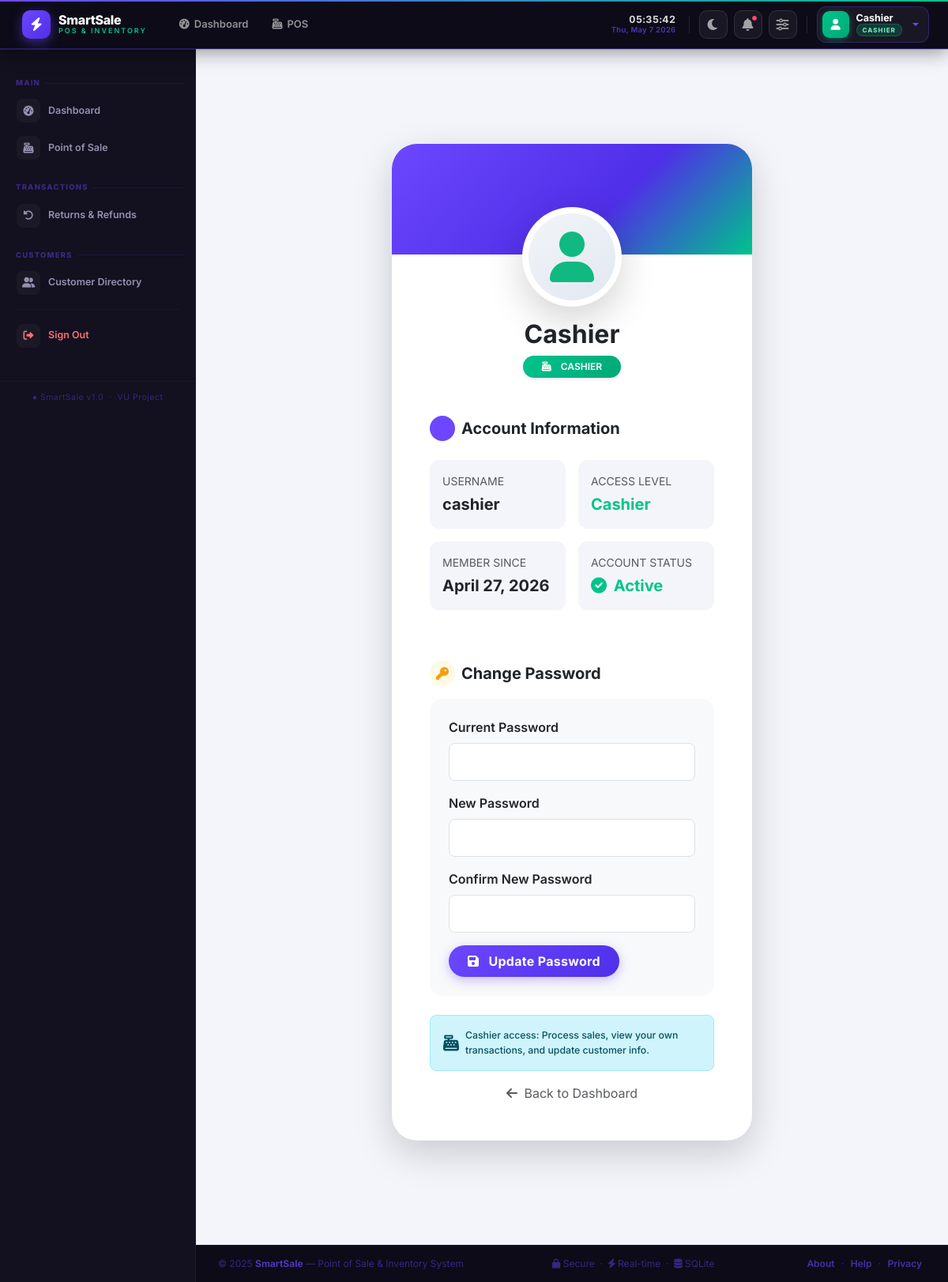
/profile (signed in), run on the app's committed database.
### models.py (models this page shows, shortened)
class User(UserMixin, db.Model):
    __tablename__ = 'users'
    id = db.Column(db.Integer, primary_key=True)
    username = db.Column(db.String(80), unique=True, nullable=False)
    email = db.Column(db.String(120), unique=True, nullable=True)
    password_hash = db.Column(db.String(200), nullable=False)
    role = db.Column(db.String(20), nullable=False, default='cashier')
    is_active = db.Column(db.Boolean, default=True)
    created_at = db.Column(db.DateTime, default=datetime.utcnow)
    reset_token = db.Column(db.String(100), nullable=True)
    reset_token_expiry = db.Column(db.DateTime, nullable=True)
    transactions = db.relationship('Transaction', back_populates='cashier', lazy=True)

### app.py (the view)
@app.route('/profile')
@login_required
def profile():
    return render_template('profile.html', user=current_user)

### templates/profile.html (shortened to what this page needs)
﻿{% extends "base.html" %}
{% block head %}
<link rel="stylesheet" href="{{ url_for('static', filename='css/profile.css') }}">
{% endblock %}
{% block content %}
<div class="profile-wrap">
<div class="container py-4 py-md-5">
    <div class="row justify-content-center">
        <div class="col-lg-8 col-md-10">
            <div class="card border-0 shadow-lg overflow-hidden" style="border-radius: 32px;">
                <div class="position-relative" style="height: 140px; background: linear-gradient(135deg, #6c47ff 0%, #4f2fe8 60%, #00c48c 100%);"></div>
                <div class="position-relative text-center mt-5" style="margin-top: -60px !important;">
                    <div class="d-inline-block bg-white rounded-circle p-2 shadow-lg">
                        <div class="rounded-circle d-flex align-items-center justify-content-center mx-auto" style="width: 110px; height: 110px; background: linear-gradient(145deg, #f1f5f9, #e2e8f0);">
                            {% if current_user.role == 'admin' %}
                                <i class="fas fa-user-shield fa-4x" style="color: #6c47ff;"></i>
                            {% elif current_user.role == 'manager' %}
                                <i class="fas fa-user-tie fa-4x" style="color: #f59e0b;"></i>
                            {% else %}
                                <i class="fas fa-user fa-4x" style="color: #10b981;"></i>
                            {% endif %}
                        </div>
                    </div>
                </div>
                <div class="text-center mt-3 px-4">
                    <h2 class="fw-bold mb-1">{{ current_user.username|capitalize }}</h2>
                    <span class="badge rounded-pill px-4 py-2 mt-1 d-inline-flex align-items-center gap-2 shadow-sm
                        {% if current_user.role == 'admin' %} bg-danger
                        {% elif current_user.role == 'manager' %} bg-warning text-dark
                        {% else %} bg-success {% endif %}"
                        style="font-size: 12px; font-weight: 600;">
                        <i class="fas
                            {% if current_user.role == 'admin' %} fa-shield-alt
                            {% elif current_user.role == 'manager' %} fa-chart-line
                            {% else %} fa-cash-register {% endif %} me-1"></i>
                        {{ current_user.role|upper }}
                    </span>
                </div>
                <div class="card-body p-4 p-md-5">
                    <div class="d-flex align-items-center mb-4">
                        <div class="bg-primary bg-opacity-10 rounded-circle p-2 me-2">
                            <i class="fas fa-info-circle text-primary"></i>
                        </div>
                        <h5 class="fw-bold mb-0">Account Information</h5>
                    </div>
                    <div class="row g-3">
                        <div class="col-md-6">
                            <div class="bg-light rounded-3 p-3">
                                <div class="text-muted small text-uppercase mb-1">Username</div>
                                <div class="fw-bold fs-5">{{ current_user.username }}</div>
                            </div>
                        </div>
                        <div class="col-md-6">
                            <div class="bg-light rounded-3 p-3">
                                <div class="text-muted small text-uppercase mb-1">Access Level</div>
                                <div class="fw-bold fs-5
                                    {% if current_user.role == 'admin' %} text-danger
                                    {% elif current_user.role == 'manager' %} text-warning
                                    {% else %} text-success {% endif %}">
                                    {{ current_user.role|capitalize }}
                                </div>
                            </div>
                        </div>
                        <div class="col-md-6">
                            <div class="bg-light rounded-3 p-3">
                                <div class="text-muted small text-uppercase mb-1">Member Since</div>
                                <div class="fw-bold fs-5">
                                    {{ current_user.created_at.strftime('%B %d, %Y') if current_user.created_at else 'N/A' }}
                                </div>
                            </div>
                        </div>
                        <div class="col-md-6">
                            <div class="bg-light rounded-3 p-3">
                                <div class="text-muted small text-uppercase mb-1">Account Status</div>
                                <div class="fw-bold fs-5 text-success">
                                    <i class="fas fa-check-circle me-1"></i> Active
                                </div>
                            </div>
                        </div>
                    </div>
                    <div class="mt-5 pt-3">
                        <div class="d-flex align-items-center mb-3">
                            <div class="bg-warning bg-opacity-10 rounded-circle p-2 me-2">
                                <i class="fas fa-key text-warning"></i>
                            </div>
                            <h5 class="fw-bold mb-0">Change Password</h5>
                        </div>
                        <form method="POST" action="{{ url_for('change_password') }}" id="passwordForm">
                            <div class="bg-light rounded-4 p-4">
                                <div class="mb-3">
                                    <label class="form-label fw-semibold">Current Password</label>
                                    <input type="password" name="current_password" class="form-control form-control-lg rounded-3" required>
                                </div>
                                <div class="mb-3">
                                    <label class="form-label fw-semibold">New Password</label>
                                    <input type="password" name="new_password" class="form-control form-control-lg rounded-3" required>
                                </div>
                                <div class="mb-3">
                                    <label class="form-label fw-semibold">Confirm New Password</label>
                                    <input type="password" name="confirm_password" class="form-control form-control-lg rounded-3" required>
                                </div>
                                <button type="submit" class="btn btn-primary px-4 py-2 rounded-pill fw-bold">
                                    <i class="fas fa-save me-2"></i> Update Password
                                </button>
                            </div>
                        </form>
                    </div>
                    <div class="mt-4">
                        {% if current_user.role == 'admin' %}
                        <div class="alert alert-primary rounded-3 d-flex align-items-center gap-2">
                            <i class="fas fa-shield-alt fs-5"></i>
                            <div class="small">You have full administrative access. Please keep your credentials secure.</div>
                        </div>
                        {% elif current_user.role == 'manager' %}
                        <div class="alert alert-warning rounded-3 d-flex align-items-center gap-2">
                            <i class="fas fa-chart-simple fs-5"></i>
                            <div class="small">Manager access: You can manage inventory, view reports, and handle staff.</div>
                        </div>
                        {% else %}
                        <div class="alert alert-info rounded-3 d-flex align-items-center gap-2">
                            <i class="fas fa-cash-register fs-5"></i>
                            <div class="small">Cashier access: Process sales, view your own transactions, and update customer info.</div>
                        </div>
                        {% endif %}
                    </div>
                    <div class="mt-3 text-center">
                        <a href="{{ url_for('dashboard') }}" class="text-muted text-decoration-none">
                            <i class="fas fa-arrow-left me-1"></i> Back to Dashboard
                        </a>
                    </div>
                </div>
            </div>
        </div>
    </div>
</div>
</div>
{% endblock %}

### templates/base.html (shortened to what this page needs)
<!DOCTYPE html>
<html lang="en">
<head>
    <link href="https://cdn.jsdelivr.net/npm/bootstrap@5.3.0/dist/css/bootstrap.min.css" rel="stylesheet">
    <link rel="stylesheet" href="https://cdnjs.cloudflare.com/ajax/libs/font-awesome/6.0.0/css/all.min.css">
    <link rel="stylesheet" href="https://cdn.jsdelivr.net/npm/bootstrap-icons@1.11.3/font/bootstrap-icons.min.css">
    <link rel="stylesheet" href="{{ url_for('static', filename='css/base.css') }}">
    {% block head %}{% endblock %}
</head>
<body class="{% if settings and settings.theme == 'dark' %}dark-mode{% endif %}">
{% if current_user.is_authenticated %}
<div class="sidebar" id="sidebar">
    <div class="sidebar-menu">
        <div class="menu-section">
            <div class="menu-heading">Main</div>
            <a href="{{ url_for('dashboard') }}" class="menu-item {% if request.endpoint == 'dashboard' %}active{% endif %}">
                <span class="mi-icon"><i class="fas fa-tachometer-alt"></i></span> Dashboard
            </a>
            <a href="{{ url_for('pos') }}" class="menu-item {% if request.endpoint == 'pos' %}active{% endif %}">
                <span class="mi-icon"><i class="fas fa-cash-register"></i></span> Point of Sale
            </a>
        </div>
        <div class="menu-section">
            <div class="menu-heading">Transactions</div>
            <a href="{{ url_for('returns_page') }}" class="menu-item">
                <span class="mi-icon"><i class="fas fa-rotate-left"></i></span> Returns & Refunds
            </a>
        </div>
        <div class="menu-section">
            <div class="menu-heading">Customers</div>
            <a href="{{ url_for('customers_page') }}" class="menu-item">
                <span class="mi-icon"><i class="fas fa-user-group"></i></span> Customer Directory
            </a>
        </div>
        <div class="sidebar-divider"></div>
        <div class="menu-section">
            <a href="{{ url_for('logout') }}" class="menu-item text-danger">
                <span class="mi-icon"><i class="fas fa-right-from-bracket"></i></span> Sign Out
            </a>
        </div>
    </div>
    <div class="sidebar-footer">
        &#9679; SmartSale v1.0 &nbsp;·&nbsp; VU Project
    </div>
</div>
<nav class="navbar navbar-expand-lg">
    <div class="container-fluid px-3 px-md-4">
        <a class="navbar-brand" href="{{ url_for('dashboard') }}">
            <div class="brand-icon">
                <i class="fas fa-bolt"></i>
            </div>
            <div class="brand-text-wrap">
                <div class="brand-name">SmartSale</div>
                <div class="brand-sub">POS &amp; Inventory</div>
            </div>
        </a>
        <div class="collapse navbar-collapse" id="navMenu">
            <ul class="navbar-nav me-auto mb-2 mb-lg-0 ms-2 gap-1">
                <li class="nav-item">
                    <a class="nav-link" href="{{ url_for('dashboard') }}">
                        <i class="fas fa-tachometer-alt"></i> Dashboard
                    </a>
                </li>
                <li class="nav-item">
                    <a class="nav-link" href="{{ url_for('pos') }}">
                        <i class="fas fa-cash-register"></i> POS
                    </a>
                </li>
            </ul>
            <ul class="navbar-nav align-items-center gap-2 flex-row ms-auto">
                <li class="nav-item d-none d-xl-flex align-items-center">
                    <div class="nav-clock">
                        <span class="clock-time" id="navClock">--:--:--</span>
                        <span class="clock-date" id="navDate">--- --, ----</span>
                    </div>
                </li>
                <li class="nav-item">
                    <button class="dark-toggle" id="darkToggleBtn" title="Toggle Dark Mode" onclick="toggleDarkMode()">
                        <i class="fas fa-moon" id="darkToggleIcon"></i>
                    </button>
                </li>
                <li class="nav-item dropdown">
                    <a class="notif-btn" href="#" id="notifDropdown"
                       data-bs-toggle="dropdown" data-bs-offset="0,8"
                       title="Notifications">
                        <i class="fas fa-bell"></i>
                        <span class="notif-dot" id="notifDot"></span>
                    </a>
                </li>
                <li class="nav-item d-none d-md-block">
                    <a class="nav-icon-btn" href="{{ url_for('settings') }}" title="Settings">
                        <i class="fas fa-sliders"></i>
                    </a>
                </li>
                <li class="nav-item dropdown">
                    <a class="user-trigger dropdown-toggle" href="#" id="userMenu"
                       data-bs-toggle="dropdown" data-bs-offset="0,8"
                       style="text-decoration:none;">
                        {% if current_user.role == 'admin' %}
                            <div class="user-avatar admin"><i class="fas fa-shield-halved"></i></div>
                            <div class="d-none d-sm-block">
                                <div class="user-info-name">{{ current_user.username|capitalize }}</div>
                                <span class="role-badge admin">ADMIN</span>
                            </div>
                        {% elif current_user.role == 'manager' %}
                            <div class="user-avatar manager"><i class="fas fa-user-tie"></i></div>
                            <div class="d-none d-sm-block">
                                <div class="user-info-name">{{ current_user.username|capitalize }}</div>
                                <span class="role-badge manager">MANAGER</span>
                            </div>
                        {% else %}
                            <div class="user-avatar cashier"><i class="fas fa-user"></i></div>
                            <div class="d-none d-sm-block">
                                <div class="user-info-name">{{ current_user.username|capitalize }}</div>
                                <span class="role-badge cashier">CASHIER</span>
                            </div>
                        {% endif %}
                    </a>
                </li>
            </ul>
        </div>
    </div>
</nav>
{% endif %}
<main class="container">
    {% block content %}{% endblock %}
</main>
{% if current_user.is_authenticated %}
<footer class="main-footer">
    <div class="footer-content">
        <div class="footer-left">
            <p>© 2025 <strong style="color:rgba(108,71,255,0.7);">SmartSale</strong> — Point of Sale &amp; Inventory System</p>
        </div>
        <div class="footer-center">
            <p>
                <i class="fas fa-lock"></i> Secure &nbsp;·&nbsp;
                <i class="fas fa-bolt"></i> Real-time &nbsp;·&nbsp;
                <i class="fas fa-database"></i> SQLite
            </p>
        </div>
        <div class="footer-right">
            <a href="#" onclick="alert('SmartSale POS\nVersion: 1.0.0\nFramework: Flask + SQLite\nDeveloped for VU Final Project')">About</a> ·
            <a href="#" onclick="alert('Support\nContact your system administrator.')">Help</a> ·
            <a href="#" onclick="alert('All data is securely stored on local server.')">Privacy</a>
        </div>
    </div>
</footer>
{% endif %}
</body>
</html>

### data on the page
User: username "Cashier", role "CASHIER", username "cashier", role "Cashier", created_at "April 27, 2026"
